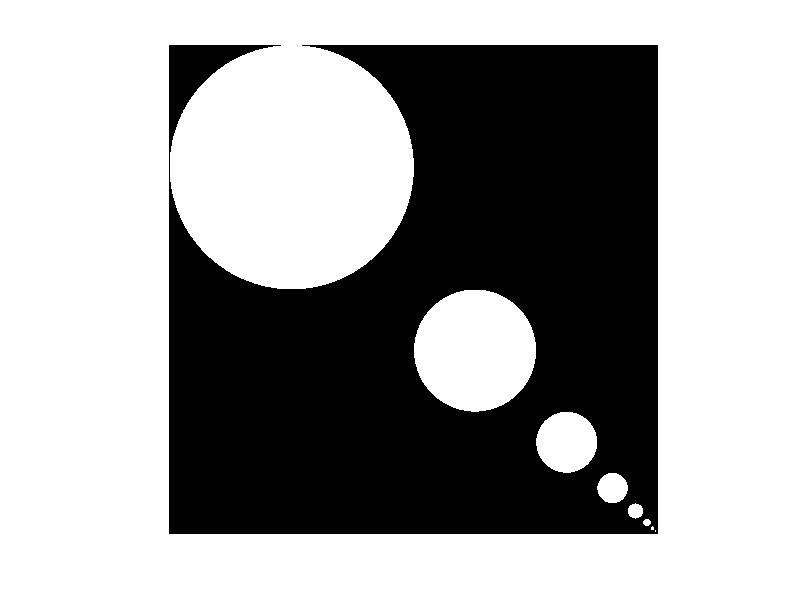

Write MATLAB code to recreate this figure.
clear all;
close all;

% create a circle

z = false(4096,4096);

rmax = 1024;
center = rmax;
r = rmax-1;
d = 2*r+1;
i = -r : r;
i = repmat(i, d, 1);
j = i';

start = 1;
   
while r >= 0
   minid = center-r;
   maxid = center+r;
   
   regioni = i(minid:maxid, minid:maxid);
   regionj = j(minid:maxid, minid:maxid);
   
   ii = reshape(regioni, d*d, 1);
   jj = reshape(regionj, d*d, 1);
   
   dist = ii.*ii + jj.*jj;
   w = dist <= (r * r);
   w2 = reshape(w, d, d);
   z(start:start+d-1, start:start+d-1) = w2;
   imshow(z);
   
   start = start + d+1;  
   r = ((r+1) / 2) - 1 ;
   d = 2*r+1;

end

